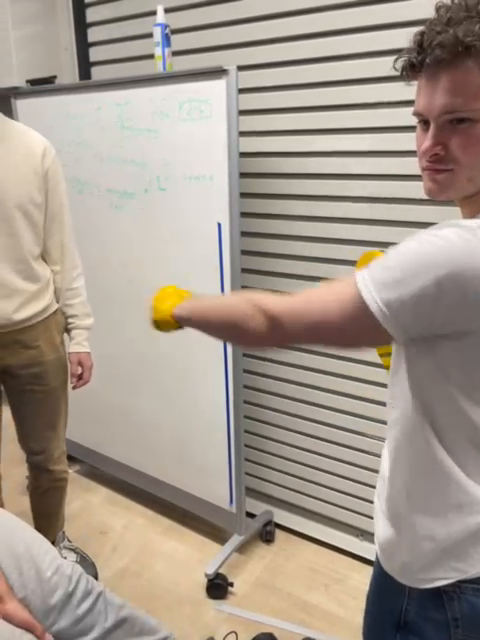
#> input picture frame 15 of Camera_Testing/camera test.mp4, 480 x 640 px, given in place of the camera
$ python camera_framerate.py
#> lines starting #> are read from the running program, lines starting #| are printed output that depends on the picture; after the words box and inside, x2 and y2 are one past the last pixel; in counts of white or black regions, pixels touching at a corner belong together
import threading
from threading import Thread
import cv2 as cv
import time
import argparse
import imutils
import datetime
import numpy as np
import sys

# [27 lines of commented-out code are left out]

def frame_resize(frame):
    shape = frame.shape
    low_col = int((shape[1] / 2) - (shape[0] / 2))

    high_col = int((shape[1] / 2) + (shape[0] / 2))
    # print(low_col, ",", high_col)
    return frame[:, low_col:high_col, :]

class WebcamVideoStream:
	def __init__(self, src=0):
		# initialize the video camera stream and read the first frame
		# from the stream
#> called with src = 1
		print(src)
		self.stream = cv.VideoCapture(src, cv.CAP_DSHOW)
		(self.grabbed, self.frame) = self.stream.read()
#> self.frame is the input picture: shape (640, 480, 3); mean B, G, R 141.7, 153.7, 165.6
		# initialize the variable used to indicate if the thread should
		# be stopped
		self.lower_bound_gloves = np.array([0, 100, 100])
		self.upper_bound_gloves = np.array([15, 255, 255])
		self.stopped = False
	def start(self):
		# start the thread to read frames from the video stream
		Thread(target=self.update, args=()).start()
		return self
	def update(self):
		# keep looping infinitely until the thread is stopped
		while True:
			# if the thread indicator variable is set, stop the thread
			if self.stopped:
				self.stream.release()
				return
			else:
				(self.grabbed, self.frame) = self.stream.read()
			# otherwise, read the next frame from the stream
			# (self.grabbed, self.frame) = self.stream.read()

	def read(self):
		# return the frame most recently read
		temp = cv.remap(self.frame, mapx, mapy, cv.INTER_LINEAR)
		temp = frame_resize(temp)
		return temp

	def punch_pixels(self):
		frame = self.read()
		hsv_frame = cv.cvtColor(frame, cv.COLOR_BGR2HSV)
		color_mask_gloves = cv.inRange(hsv_frame, self.lower_bound_gloves, self.upper_bound_gloves)
		return np.column_stack(np.where(color_mask_gloves > 0))

	def stop(self):
		# indicate that the thread should be stopped
		self.stopped = True


cam = WebcamVideoStream(1)
cam.start()
i = 0
st = time.time()
mapx = np.load("mapx.npy")
#> (reads Camera_Testing/mapx.npy from the repository)
mapy = np.load("mapy.npy")
#> (reads Camera_Testing/mapy.npy from the repository)
while True:
	# frame = cam.read()
	print(cam.punch_pixels())
	# [4 lines of commented-out code are left out]
	i += 1
	if i > 1000:
		break
#> this loop made 1001 passes
#> pass 1, in read, `temp = cv.remap(self.frame, mapx, mapy, cv.INTER_LINEAR)`:
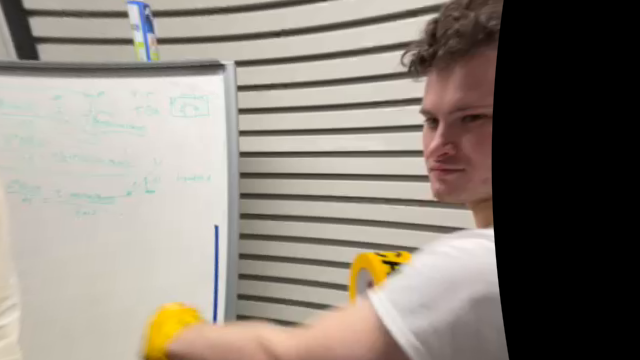
#> temp: shape (360, 640, 3); mean of channels 0, 1, 2 121.4, 130.6, 138.3; drawn as B, G, R
#> pass 1, in read, `temp = frame_resize(temp)`:
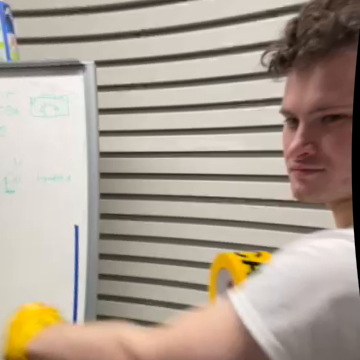
#> temp: shape (360, 360, 3); mean of channels 0, 1, 2 146.3, 159, 171.2; drawn as B, G, R
#> pass 1, in punch_pixels, `color_mask_gloves = cv.inRange(hsv_frame, self.lower_bound_gloves, sel..`:
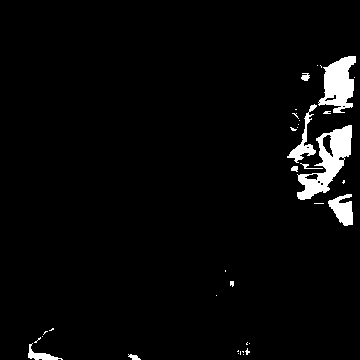
#> color_mask_gloves: shape (360, 360); 3.4% white; 36 white regions (26 under 20 px), largest, box (x1, y1, x2, y2) and area: (297, 125, 352, 200) 1697, (318, 56, 356, 113) 1319, (328, 194, 353, 226) 489
	# if cv2.waitKey(1) == ord('q'):
		# cam.stop()
		# break

print(i/(time.time()-st))


# [81 lines of commented-out code are left out]
